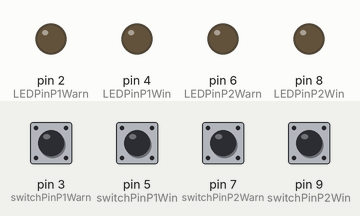
The sketch below on a simulated Arduino Uno, built with avr-gcc and run on an emulated ATmega328P. Shown: output pins drawn as LEDs (lit = HIGH). The test bench sets the inputs (shaded band); at power-on: pin 3 (switchPinP1Warn), pin 5 (switchPinP1Win), pin 7 (switchPinP2Warn), pin 9 (switchPinP2Win) LOW.

Above: at 1.2 s.
1.3 s: pin 3 (switchPinP1Warn) pulled HIGH for 0.15 s
At 1.37 s:
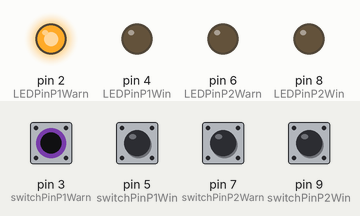
2.9 s: pin 5 (switchPinP1Win) pulled HIGH for 0.15 s
At 2.97 s:
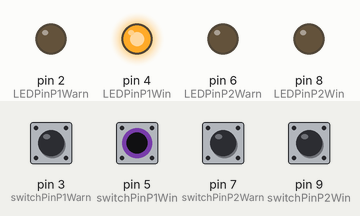
4.5 s: pin 7 (switchPinP2Warn) pulled HIGH for 0.15 s
At 4.57 s:
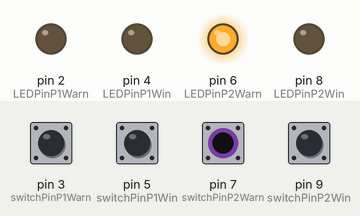
6.1 s: pin 9 (switchPinP2Win) pulled HIGH for 0.15 s
At 6.17 s:
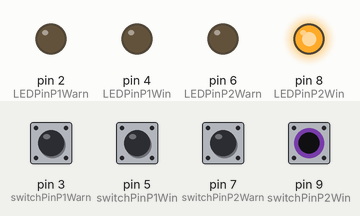
7.7 s: pin 3 (switchPinP1Warn) driven HIGH and pin 5 (switchPinP1Win) driven HIGH
At 8.4 s:
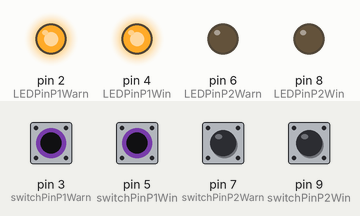
9.2 s: pin 7 (switchPinP2Warn) pulled HIGH for 1 s
At 9.5 s:
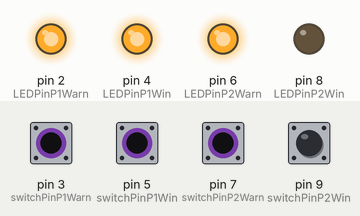
Timing chart, 0 to 12.2 s (numbered marks = the images above; inputs shaded):
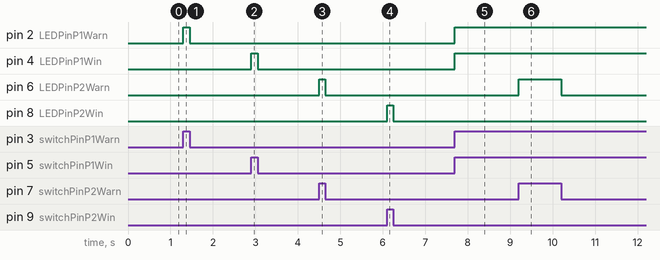

Measured:
- after the input at 1.3 s, pin 2 (LEDPinP1Warn): LOW → HIGH at once, → LOW 0.15 s later
- after the input at 2.9 s, pin 4 (LEDPinP1Win): LOW → HIGH at once, → LOW 0.15 s later
- after the input at 4.5 s, pin 6 (LEDPinP2Warn): LOW → HIGH at once, → LOW 0.15 s later
- after the input at 6.1 s, pin 8 (LEDPinP2Win): LOW → HIGH at once, → LOW 0.15 s later
- after the input at 7.7 s, pin 2 (LEDPinP1Warn), pin 4 (LEDPinP1Win): LOW → HIGH at once
- after the input at 9.2 s, pin 6 (LEDPinP2Warn): LOW → HIGH at once, → LOW 1.0 s later

The sketch:

Week10MultiInputOutputGame.ino
```cpp
const int LEDPinP1Warn = 2;
const int switchPinP1Warn = 3;
const int LEDPinP1Win = 4;
const int switchPinP1Win = 5;

const int LEDPinP2Warn = 6;
const int switchPinP2Warn = 7;
const int LEDPinP2Win = 8;
const int switchPinP2Win = 9;

int switchValP1Wa;
int switchValP1Wi;
int switchValP2Wa;
int switchValP2Wi;


void setup() {
  //configure p1 pins
  pinMode(LEDPinP1Warn, OUTPUT);
  pinMode(switchPinP1Warn, INPUT);
  pinMode(LEDPinP1Win, OUTPUT);
  pinMode(switchPinP1Win, INPUT);
//configure p2 pins
  pinMode(LEDPinP2Warn, OUTPUT);
  pinMode(switchPinP2Warn, INPUT);
  pinMode(LEDPinP2Win, OUTPUT);
  pinMode(switchPinP2Win, INPUT);
  //Serial.begin(9600);

}

void loop() {
  //read the value on the switchPin and store it
  //in a variable
  switchValP1Wa = digitalRead(switchPinP1Warn);
  switchValP1Wi = digitalRead(switchPinP1Win);
  switchValP2Wa = digitalRead(switchPinP2Warn);
  switchValP2Wi = digitalRead(switchPinP2Win);

  //change the start of the player 1 warning light if car makes contact/closes the circuit
  if (switchValP1Wa == HIGH) {
    digitalWrite(LEDPinP1Warn, HIGH);
    Serial.println("WATCH THOSE WALLS PLAYER 1");
  } else {
    digitalWrite(LEDPinP1Warn, LOW);
  }

  if (switchValP1Wi == HIGH) {
    digitalWrite(LEDPinP1Win, HIGH);
    Serial.println("YOU'VE WON PLAYER 1");
  } else {
    digitalWrite(LEDPinP1Win, LOW);
  }

  if (switchValP2Wa == HIGH) {
    digitalWrite(LEDPinP2Warn, HIGH);
    Serial.println("WATCH THOSE WALLS PLAYER 2");
  } else {
    digitalWrite(LEDPinP2Warn, LOW);
  }

  if (switchValP2Wi == HIGH) {
    digitalWrite(LEDPinP2Win, HIGH);
    Serial.println("YOU'VE WON PLAYER 2");
  } else {
    digitalWrite(LEDPinP2Win, LOW);
  }


}
```
